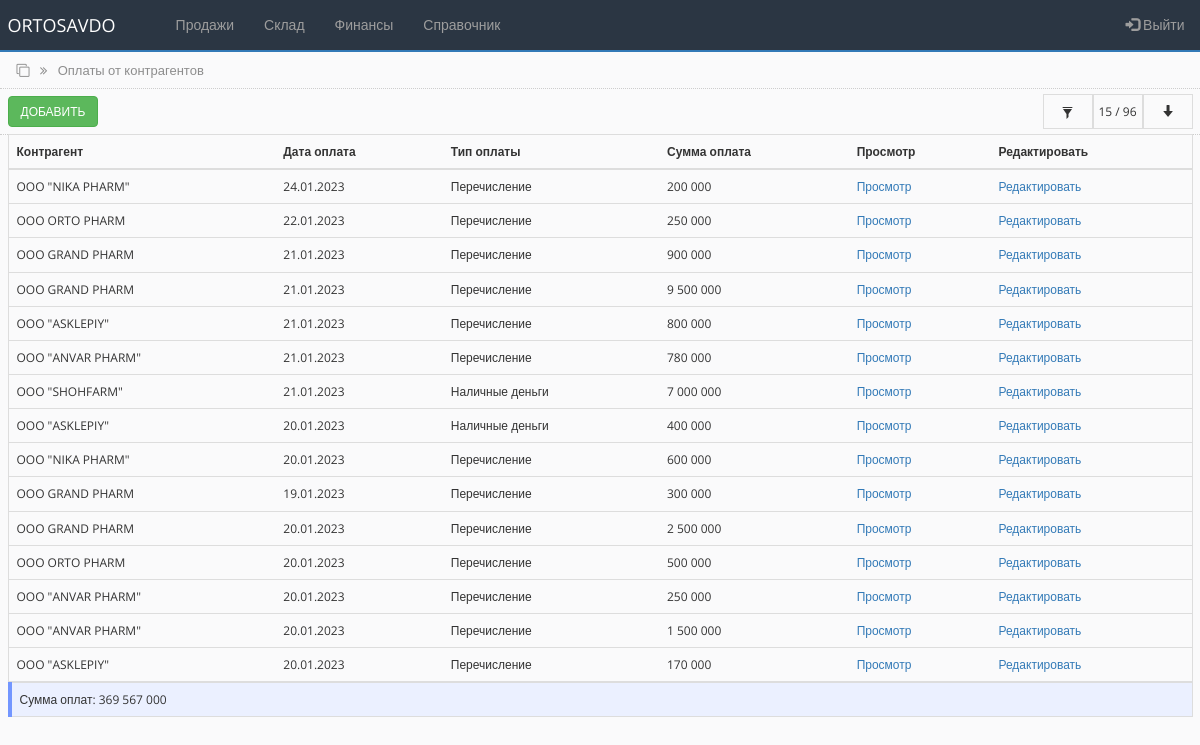
/prepayment_list.php (signed in), run on an earlier commit of the app's database.
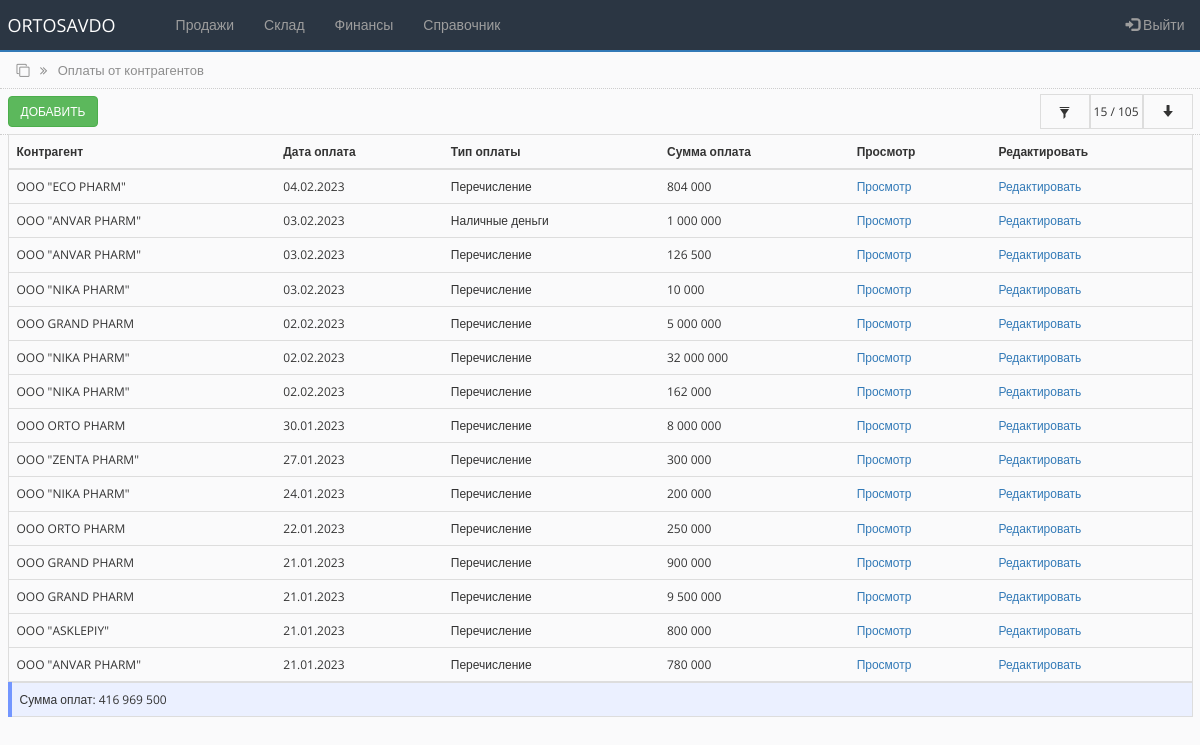
And on a later commit of the database.
### tables this page shows
CREATE TABLE `debts` (
  `id` int(50) NOT NULL,
  `id_counterpartie` int(11) NOT NULL,
  `order_id` int(50) DEFAULT NULL,
  `debt` int(100) NOT NULL DEFAULT '0',
  `main_prepayment` int(11) NOT NULL DEFAULT '0',
  `prepayment` int(250) NOT NULL DEFAULT '0',
  `payment_type` varchar(50) NOT NULL DEFAULT 'Перечисление',
  `order_date` timestamp NOT NULL DEFAULT CURRENT_TIMESTAMP ON UPDATE CURRENT_TIMESTAMP,
  `status` int(50) DEFAULT '0'
);

CREATE TABLE `counterparties_tbl` (
  `id` int(255) NOT NULL,
  `name` varchar(250) NOT NULL,
  `alternative_name` varchar(250) NOT NULL,
  `inn` varchar(255) NOT NULL,
  `nds` varchar(255) NOT NULL,
  `raschetny_schet` varchar(255) NOT NULL,
  `mfo` varchar(100) NOT NULL,
  `address` varchar(250) NOT NULL,
  `contact` varchar(250) NOT NULL,
  `director` varchar(250) NOT NULL,
  `accountant` varchar(250) NOT NULL
);

### bot_lib.php (called while the page is built, shortened)
<?php
function get_contractor($connect, $contractor_id){
	$query = "SELECT * FROM counterparties_tbl WHERE id='$contractor_id'";
	$result = mysqli_query($connect, $query);
	$contractor = mysqli_fetch_assoc($result);
	return $contractor;
}
?>

### prepayment_list.php (the view, shortened to what this page needs)
<?php
include('settings.php');
include('bot_lib.php');
$query = "SELECT * FROM debts WHERE main_prepayment!='0' ORDER BY id DESC";
$limit = 15;
if (isset($_POST['id_contractor']) AND isset($_POST['from_date']) AND isset($_POST['to_date'])) {
   $id_cont = $_POST['id_contractor'];
   $fr_date = $_POST['from_date'];
   $to_date = $_POST['to_date'];
   $bg_sts = '#ebf0ff';
   $display_sts = 'none';
   $display_sts_filer_on = 'true';
    $query = "SELECT * FROM debts WHERE id_counterpartie = '$id_cont' AND main_prepayment!='0' AND order_date >= '$fr_date' AND order_date <= '$to_date' ORDER BY id DESC";
    $all_debt_query = "SELECT sum(main_prepayment) as all_debt, count(id) as allcount FROM debts WHERE id_counterpartie = '$id_cont' AND main_prepayment!='0' AND order_date >= '$fr_date' AND order_date <= '$to_date' ORDER BY id DESC";
}
else {
    $query = "SELECT * FROM debts WHERE main_prepayment!='0' ORDER BY id desc LIMIT 0,".$limit;
    $all_debt_query = "SELECT sum(main_prepayment) as all_debt, count(id) as allcount FROM debts WHERE main_prepayment!='0'";
}
$all_debt_result = mysqli_query ($connect, $all_debt_query);
$all_debt_fetch = mysqli_fetch_array($all_debt_result);
$all_debt = $all_debt_fetch['all_debt'];
$all_count = $all_debt_fetch['allcount'];
$rs_result = mysqli_query ($connect, $query);
?>
<!DOCTYPE html>
<html lang="ru">
<head>
    <link rel="stylesheet" href="https://maxcdn.bootstrapcdn.com/bootstrap/3.4.1/css/bootstrap.min.css">
    <link rel="stylesheet" href="https://cdnjs.cloudflare.com/ajax/libs/font-awesome/4.7.0/css/font-awesome.min.css">
    <link rel="stylesheet" href="css/bootstrap-grid.min.css">
    <link rel="stylesheet" href="https://cdnjs.cloudflare.com/ajax/libs/selectize.js/0.15.2/css/selectize.default.min.css" />
    <link rel="stylesheet" href="css/style.css">
</head>
<body>
<?php include 'partSite/nav.php'; ?>
<div class="page_name">
    <div class="container-fluid">
        <i class="fa fa-clone" aria-hidden="true"></i>
        <i class="fa fa-angle-double-right right_cus"></i>
        <span class="right_cus">Оплаты от контрагентов</span>
    </div>
</div>
<div class="toolbar">
        <div class="container-fluid">
            <div class="toolbar_wrapper">
                <div class="toolbar_wrapper">
                    <div><a href="prepayment_add.php"> <button type="button" class="btn btn-success">Добавить</button> </a></div>
                    <div class="filter-container">
                        <div style="background-color:<?php echo $bg_sts;?>" class="filter-container-item first" data-toggle="modal" data-target="#filter">
                        <span class="glyphicon glyphicon-filter"></span>
                        </div>
                        <div style="display:<?php echo $display_sts;?>" class="filter-container-item">
                            <span><span id="row_c"><?php echo $limit; ?></span> / <?php echo $all_count; ?></span>
                        </div>
                        <div style="display:<?php echo $display_sts;?>" class="filter-container-item">
                            <div class="loadmore">
                                <button class="btn btn-outline-info" type="button" id="loadBtn" value="+10"><span class="glyphicon glyphicon-arrow-down"></span></button>
                            </div>
                        </div>
                    </div>
            </div>
        </div>
</div>
<div class="all_table" style="margin-top:5px;">
    <div class="container-fluid">
        <table class="table table-hover">
        <thead>
            <tr>
            <th scope="col">Контрагент</th>
            <th scope="col">Дата оплата</th>
            <th scope="col">Тип оплаты</th>
            <th scope="col">Сумма оплата</th>
            <th scope="col">Просмотр</th>
            <th scope="col">Редактировать</th>
            </tr>
        </thead>
        <tbody class="postList">
        <?php
            while ($row = mysqli_fetch_array($rs_result)) {
        ?>
            <tr>
            <td><?php $user = get_contractor($connect, $row["id_counterpartie"]); echo $user["name"];?></td>
            <td><?php echo $date = date("d.m.Y", strtotime($row["order_date"])); ?></td>
            <td><?php echo $row['payment_type']; ?></td>
            <td><?php echo number_format($row['main_prepayment'], 0, ',', ' '); ?></td>
            <td><a href="#">Просмотр</a></td>
            <td><a href="#">Редактировать</a></td>
            </tr>
        <?php
            };
        ?>
        </tbody>
        </table>
        <table class="table" style="background-color:#ebf0ff; border-left: 4px solid #7396ff;">
            <tr>
                <td style="text-align:left;">Сумма оплат: <?php echo number_format($all_debt, 0, ',', ' '); ?></td>
            </tr>
        </table>
    </div>
</div>
</body>
</html>

What changed in the data, as far as the page shows it:
no longer on this page (row unchanged): debts: counterparties_tbl.name "OOO \"SHOHFARM\"", order_date "21.01.2023", payment_type "Наличные деньги", main_prepayment "7 000 000"
no longer on this page (row unchanged): debts: counterparties_tbl.name "OOO \"ASKLEPIY\"", order_date "20.01.2023", payment_type "Наличные деньги", main_prepayment "400 000"
no longer on this page (row unchanged): debts: counterparties_tbl.name "OOO \"NIKA PHARM\"", order_date "20.01.2023", payment_type "Перечисление", main_prepayment "600 000"
no longer on this page (row unchanged): debts: counterparties_tbl.name "OOO GRAND PHARM", order_date "19.01.2023", payment_type "Перечисление", main_prepayment "300 000"
no longer on this page (row unchanged): debts: counterparties_tbl.name "OOO GRAND PHARM", order_date "20.01.2023", payment_type "Перечисление", main_prepayment "2 500 000"
no longer on this page (row unchanged): debts: counterparties_tbl.name "OOO ORTO PHARM", order_date "20.01.2023", payment_type "Перечисление", main_prepayment "500 000"
no longer on this page (row unchanged): debts: counterparties_tbl.name "OOO \"ANVAR PHARM\"", order_date "20.01.2023", payment_type "Перечисление", main_prepayment "250 000"
no longer on this page (row unchanged): debts: counterparties_tbl.name "OOO \"ANVAR PHARM\"", order_date "20.01.2023", payment_type "Перечисление", main_prepayment "1 500 000"
no longer on this page (row unchanged): debts: counterparties_tbl.name "OOO \"ASKLEPIY\"", order_date "20.01.2023", payment_type "Перечисление", main_prepayment "170 000"
added debts: counterparties_tbl.name "OOO \"ECO PHARM\"", order_date "04.02.2023", payment_type "Перечисление", main_prepayment "804 000"
added debts: counterparties_tbl.name "OOO \"ANVAR PHARM\"", order_date "03.02.2023", payment_type "Наличные деньги", main_prepayment "1 000 000"
added debts: counterparties_tbl.name "OOO \"ANVAR PHARM\"", order_date "03.02.2023", payment_type "Перечисление", main_prepayment "126 500"
added debts: counterparties_tbl.name "OOO \"NIKA PHARM\"", order_date "03.02.2023", payment_type "Перечисление", main_prepayment "10 000"
added debts: counterparties_tbl.name "OOO GRAND PHARM", order_date "02.02.2023", payment_type "Перечисление", main_prepayment "5 000 000"
added debts: counterparties_tbl.name "OOO \"NIKA PHARM\"", order_date "02.02.2023", payment_type "Перечисление", main_prepayment "32 000 000"
added debts: counterparties_tbl.name "OOO \"NIKA PHARM\"", order_date "02.02.2023", payment_type "Перечисление", main_prepayment "162 000"
added debts: counterparties_tbl.name "OOO ORTO PHARM", order_date "30.01.2023", payment_type "Перечисление", main_prepayment "8 000 000"
added debts: counterparties_tbl.name "OOO \"ZENTA PHARM\"", order_date "27.01.2023", payment_type "Перечисление", main_prepayment "300 000"
Also different on the page:
$all_count: "96" → "105"
$all_debt: "369 567 000" → "416 969 500"
